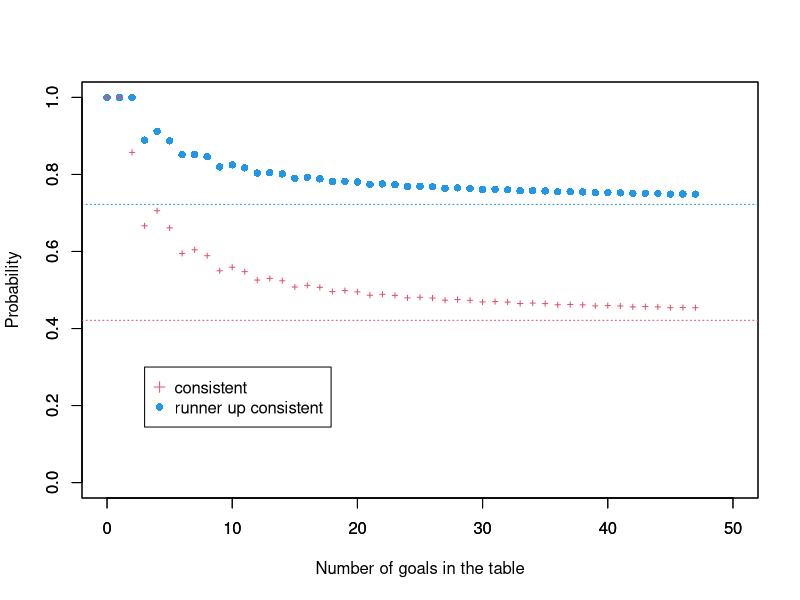
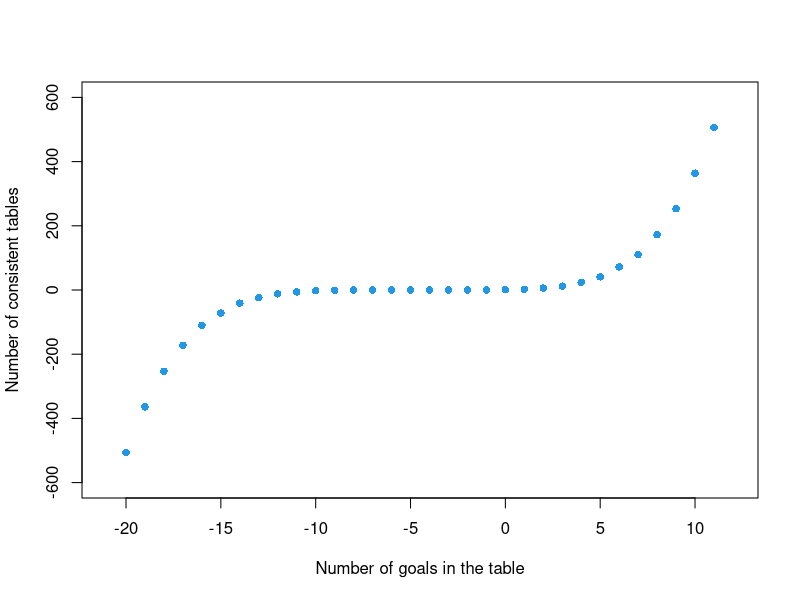

The R script that drew these images, in order:
cat("\f")
options(scipen=999)


##########################################

library(polynom)



cr_0=c(25920,33984,17100,4300,535,26)
cr_1=c(10695,21914,14530,4140,535,26)
cr_2=c(20160,28384,15500,4140,535,26)
cr_3=c(17415,28314,16290,4300,535,26)
cr_4=c(19200,27584,15340,4140,535,26)
cr_5=c(11655,22714,14690,4140,535,26)

r_0=as.polynomial(cr_0)
r_1=as.polynomial(cr_1)
r_2=as.polynomial(cr_2)
r_3=as.polynomial(cr_3)
r_4=as.polynomial(cr_4)
r_5=as.polynomial(cr_5)

nr_consistent_runner_25920=c(predict(r_0,0),predict(r_1,1),predict(r_2,2),predict(r_3,3),predict(r_4,4),predict(r_5,5),
                      predict(r_0,6),predict(r_1,7),predict(r_2,8),predict(r_3,9),predict(r_4,10),predict(r_5,11),
                      predict(r_0,12),predict(r_1,13),predict(r_2,14),predict(r_3,15),predict(r_4,16),predict(r_5,17),
                      predict(r_0,18),predict(r_1,19),predict(r_2,20),predict(r_3,21),predict(r_4,22),predict(r_5,23),
                      predict(r_0,24),predict(r_1,25),predict(r_2,26),predict(r_3,27),predict(r_4,28),predict(r_5,29),
                      predict(r_0,30),predict(r_1,31),predict(r_2,32),predict(r_3,33),predict(r_4,34),predict(r_5,35),
                      predict(r_0,36),predict(r_1,37),predict(r_2,38),predict(r_3,39),predict(r_4,40),predict(r_5,41),
                      predict(r_0,42),predict(r_1,43),predict(r_2,44),predict(r_3,45),predict(r_4,46),predict(r_5,47))
nr_consistent_runner_25920

nr_consistent_runner = nr_consistent_runner_25920 / 25920

nr_consistent_runner


c_0=c(311040,338688,155520,35880,4095,182)
c_1=c(171455,265578,145210,35560,4095,182)
c_2=c(259600,322368,151520,35560,4095,182)
c_3=c(176175,287658,149850,35880,4095,182)
c_4=c(273920,316608,150880,35560,4095,182)
c_5=c(176575,271338,145850,35560,4095,182)
c_6=c(291600,338688,155520,35880,4095,182)
c_7=c(152015,265578,145210,35560,4095,182)
c_8=c(279040,322368,151520,35560,4095,182)
c_9=c(195615,287658,149850,35880,4095,182)
c_10=c(254480,316608,150880,35560,4095,182)
c_11=c(157135,271338,145850,35560,4095,182)



p_0=as.polynomial(c_0)
p_1=as.polynomial(c_1)
p_2=as.polynomial(c_2)
p_3=as.polynomial(c_3)
p_4=as.polynomial(c_4)
p_5=as.polynomial(c_5)
p_6=as.polynomial(c_6)
p_7=as.polynomial(c_7)
p_8=as.polynomial(c_8)
p_9=as.polynomial(c_9)
p_10=as.polynomial(c_10)
p_11=as.polynomial(c_11)

nr_consistent_311040=c(predict(p_0,0),predict(p_1,1),predict(p_2,2),predict(p_3,3),predict(p_4,4),predict(p_5,5),
                             predict(p_6,6),predict(p_7,7),predict(p_8,8),predict(p_9,9),predict(p_10,10),predict(p_11,11),
                             predict(p_0,12),predict(p_1,13),predict(p_2,14),predict(p_3,15),predict(p_4,16),predict(p_5,17),
                             predict(p_6,18),predict(p_7,19),predict(p_8,20),predict(p_9,21),predict(p_10,22),predict(p_11,23),
                             predict(p_0,24),predict(p_1,25),predict(p_2,26),predict(p_3,27),predict(p_4,28),predict(p_5,29),
                             predict(p_6,30),predict(p_7,31),predict(p_8,32),predict(p_9,33),predict(p_10,34),predict(p_11,35),
                             predict(p_0,36),predict(p_1,37),predict(p_2,38),predict(p_3,39),predict(p_4,40),predict(p_5,41),
                             predict(p_6,42),predict(p_7,43),predict(p_8,44),predict(p_9,45),predict(p_10,46),predict(p_11,47))
nr_consistent_311040

nr_consistent = nr_consistent_311040 / 311040

nr_consistent


d_0=c(25920,34704,18540,5000,675,36)
d_1=c(10395,21204,14850,4680,675,36)
d_2=c(17280,26064,15660,4680,675,36)
d_3=c(19035,29844,17730,5000,675,36)
d_4=c(17280,26064,15660,4680,675,36)
d_5=c(10395,21204,14850,4680,675,36)

q_0=as.polynomial(d_0)
q_1=as.polynomial(d_1)
q_2=as.polynomial(d_2)
q_3=as.polynomial(d_3)
q_4=as.polynomial(d_4)
q_5=as.polynomial(d_5)

nr_ordered_25920=c(predict(q_0,0),predict(q_1,1),predict(q_2,2),predict(q_3,3),predict(q_4,4),predict(q_5,5),
                   predict(q_0,6),predict(q_1,7),predict(q_2,8),predict(q_3,9),predict(q_4,10),predict(q_5,11),
                   predict(q_0,12),predict(q_1,13),predict(q_2,14),predict(q_3,15),predict(q_4,16),predict(q_5,17),
                   predict(q_0,18),predict(q_1,19),predict(q_2,20),predict(q_3,21),predict(q_4,22),predict(q_5,23),
                   predict(q_0,24),predict(q_1,25),predict(q_2,26),predict(q_3,27),predict(q_4,28),predict(q_5,29),
                   predict(q_0,30),predict(q_1,31),predict(q_2,32),predict(q_3,33),predict(q_4,34),predict(q_5,35),
                   predict(q_0,36),predict(q_1,37),predict(q_2,38),predict(q_3,39),predict(q_4,40),predict(q_5,41),
                   predict(q_0,42),predict(q_1,43),predict(q_2,44),predict(q_3,45),predict(q_4,46),predict(q_5,47))
nr_ordered_25920

nr_ordered = nr_ordered_25920 / 25920

nr_ordered

prob_consistent_runner = nr_consistent_runner / nr_ordered 
prob_consistent_runner

prob_consistent_runner_inf = 26/36
prob_consistent_runner_inf

prob_consistent = nr_consistent / nr_ordered 
prob_consistent

prob_consistent_inf = (182*25920)/(311040*36)
prob_consistent_inf


nr_goals = c(0:47)
nr_goals



plot(nr_goals, prob_consistent_runner, xlim = c(0,50),ylim = c(0,1), col = 4, pch =16, xlab="Number of goals in the table", ylab="Probability")
legend(3,0.3,c("consistent","runner up consistent"),col=c(2,4),pch=c(3, 16))
abline(h = prob_consistent_runner_inf, col=4, lty=3)
par(new=T)
plot(nr_goals, prob_consistent, xlim = c(0,50),ylim = c(0,1), col = 2, pch = 3, cex=0.5, xlab="", ylab="")
abline(h=prob_consistent_inf, col=2, lty=3)
par(new=F)

###############################################################################################

nr_consistent_311040=c(predict(p_4,-20),predict(p_5,-19),
                       predict(p_6,-18),predict(p_7,-17),predict(p_8,-16),predict(p_9,-15),predict(p_10,-14),predict(p_11,-13),
                       predict(p_0,-12),predict(p_1,-11),predict(p_2,-10),predict(p_3,-9),predict(p_4,-8),predict(p_5,-7),
                       predict(p_6,-6),predict(p_7,-5),predict(p_8,-4),predict(p_9,-3),predict(p_10,-2),predict(p_11,-1),
                       predict(p_0,0),predict(p_1,1),predict(p_2,2),predict(p_3,3),predict(p_4,4),predict(p_5,5),
                       predict(p_6,6),predict(p_7,7),predict(p_8,8),predict(p_9,9),predict(p_10,10),predict(p_11,11))
nr_consistent_311040

nr_consistent = nr_consistent_311040 / 311040

nr_consistent

nr_crit = c(-20:11)

plot(nr_crit, nr_consistent, xlim = c(-21,12),ylim = c(-600,600), col = 4, pch =16, xlab="Number of goals in the table", ylab="Number of consistent tables")

###############################################################################################
